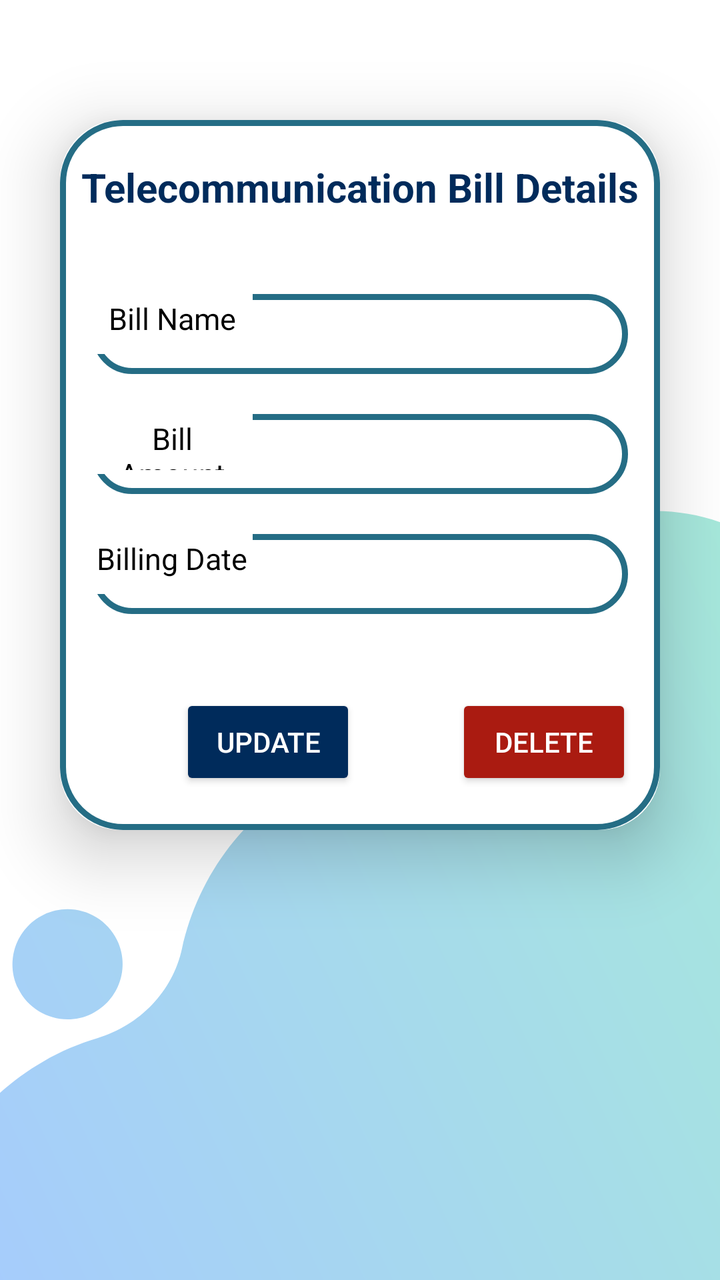
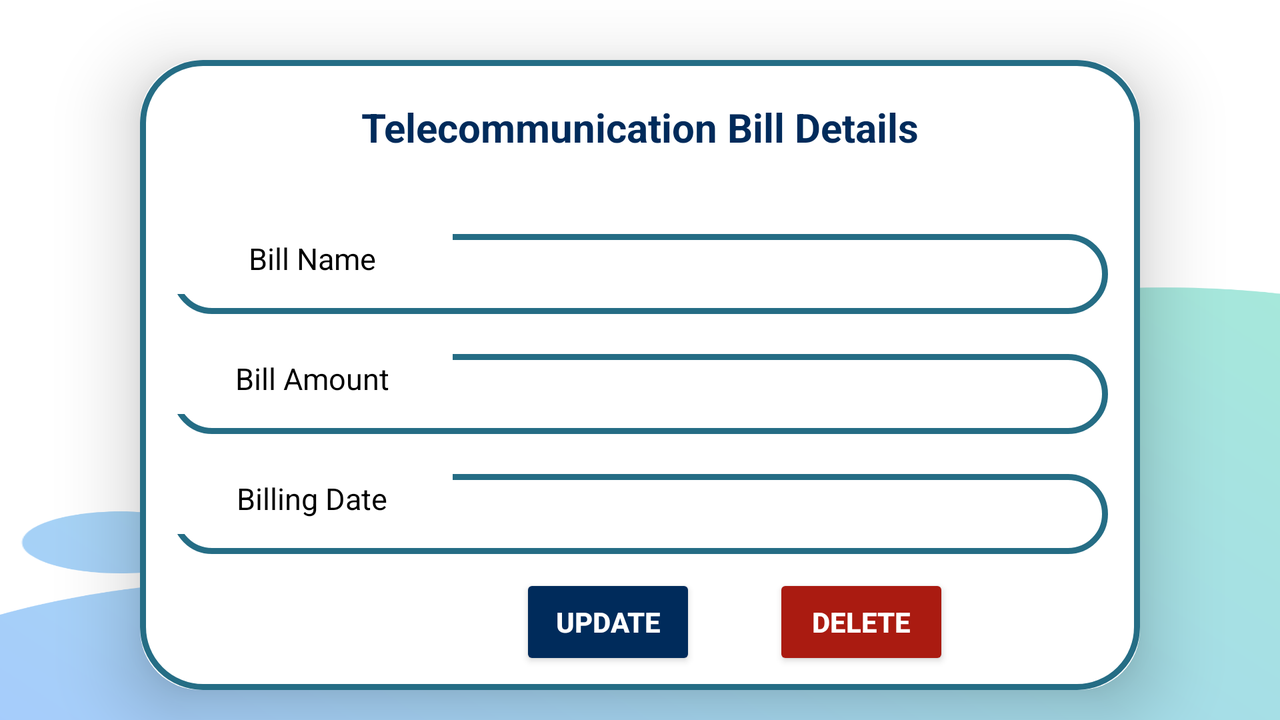

Two renders of one Android screen. The first uses the default layout on a phone; the second uses the alternative layout the repository ships for a different screen configuration, on a matching device. The two XML files are below.
<!-- AndroidManifest.xml: application theme Theme.PersonalFinanceManagementApp -->
<!-- res/layout/activity_telecommunication_details.xml -->
<?xml version="1.0" encoding="utf-8"?>
<ScrollView
    xmlns:android="http://schemas.android.com/apk/res/android"
    xmlns:app="http://schemas.android.com/apk/res-auto"
    xmlns:tools="http://schemas.android.com/tools"
    android:layout_width="match_parent"
    android:layout_height="match_parent"
    android:background="@drawable/page_bg">

    <androidx.cardview.widget.CardView
        xmlns:android="http://schemas.android.com/apk/res/android"
        xmlns:app="http://schemas.android.com/apk/res-auto"
        xmlns:tools="http://schemas.android.com/tools"
        android:layout_width="match_parent"
        android:layout_height="wrap_content"
        android:layout_marginTop="60dp"
        android:layout_marginEnd="30dp"
        android:layout_marginStart="30dp"
        app:cardCornerRadius="30dp"
        app:cardElevation="20dp">


        <LinearLayout
            android:id="@+id/linearLayout"
            android:layout_width="match_parent"
            android:layout_height="wrap_content"
            app:layout_constraintStart_toStartOf="parent"
            app:layout_constraintTop_toTopOf="parent"
            app:layout_constraintEnd_toEndOf="parent"
            android:orientation="vertical"
            android:background="@drawable/cardview_boarder">

            <TextView
                android:id="@+id/billTopic"
                android:layout_width="match_parent"
                android:layout_height="wrap_content"
                android:layout_gravity="center"
                android:gravity="center"
                android:layout_marginTop="20dp"
                android:text="Telecommunication Bill Details"
                android:textColor="@color/darkBlue"
                android:textStyle="bold"
                android:textSize="20sp" />


            <LinearLayout
                android:id="@+id/id_lin"
                android:layout_width="match_parent"
                android:layout_height="40dp"
                android:layout_marginLeft="16dp"
                android:layout_marginTop="40dp"
                android:layout_marginRight="16dp"
                android:layout_marginBottom="10dp"
                android:background="@drawable/cardview_boarder"
                android:weightSum="2">

                <LinearLayout
                    android:layout_width="0dp"
                    android:layout_height="30dp"
                    android:layout_weight="0.6"
                    android:background="@color/white">

                    <TextView
                        android:layout_width="match_parent"
                        android:layout_height="wrap_content"
                        android:layout_gravity="left"
                        android:gravity="center"
                        android:paddingLeft="2dp"
                        android:paddingTop="2dp"
                        android:paddingRight="2dp"
                        android:paddingBottom="2dp"
                        android:text="Bill Name"
                        android:textColor="@color/black"
                        android:textSize="15sp" />

                </LinearLayout>

                <LinearLayout
                    android:layout_width="0dp"
                    android:layout_height="match_parent"
                    android:layout_weight="1.4">

                    <TextView
                        android:id="@+id/TelebillName"
                        android:layout_width="match_parent"
                        android:layout_height="wrap_content"
                        android:layout_gravity="center"
                        android:gravity="center"
                        android:text=""
                        android:textColor="@color/black"
                        android:textSize="15sp" />

                </LinearLayout>


            </LinearLayout>


            <LinearLayout
                android:id="@+id/contact_lin"
                android:layout_width="match_parent"
                android:layout_height="40dp"
                android:layout_marginLeft="16dp"
                android:layout_marginTop="10dp"
                android:layout_marginRight="16dp"
                android:layout_marginBottom="10dp"
                android:background="@drawable/cardview_boarder"
                android:weightSum="2">

                <LinearLayout
                    android:layout_width="0dp"
                    android:layout_height="30dp"
                    android:layout_weight="0.6"
                    android:background="@color/white">

                    <TextView
                        android:layout_width="match_parent"
                        android:layout_height="wrap_content"
                        android:layout_gravity="left"
                        android:gravity="center"
                        android:paddingLeft="2dp"
                        android:paddingTop="2dp"
                        android:paddingRight="2dp"
                        android:paddingBottom="2dp"
                        android:text="Bill Amount"
                        android:textColor="@color/black"
                        android:textSize="15sp" />

                </LinearLayout>

                <LinearLayout
                    android:layout_width="0dp"
                    android:layout_height="match_parent"
                    android:layout_weight="1.4">

                    <TextView
                        android:id="@+id/TelebillAmount"
                        android:layout_width="match_parent"
                        android:layout_height="wrap_content"
                        android:layout_gravity="center"
                        android:gravity="center"
                        android:text=""
                        android:textColor="@color/black"
                        android:textSize="15sp" />

                </LinearLayout>


            </LinearLayout>

            <LinearLayout

                android:layout_width="match_parent"
                android:layout_height="40dp"
                android:layout_marginLeft="16dp"
                android:layout_marginTop="10dp"
                android:layout_marginRight="16dp"
                android:layout_marginBottom="10dp"
                android:background="@drawable/cardview_boarder"
                android:weightSum="2">

                <LinearLayout
                    android:layout_width="0dp"
                    android:layout_height="30dp"
                    android:layout_weight="0.6"
                    android:background="@color/white">

                    <TextView
                        android:layout_width="match_parent"
                        android:layout_height="wrap_content"
                        android:layout_gravity="left"
                        android:gravity="center"
                        android:paddingLeft="2dp"
                        android:paddingTop="2dp"
                        android:paddingRight="2dp"
                        android:paddingBottom="2dp"
                        android:text="Billing Date"
                        android:textColor="@color/black"
                        android:textSize="15sp" />

                </LinearLayout>

                <LinearLayout
                    android:layout_width="0dp"
                    android:layout_height="match_parent"
                    android:layout_weight="1.4">

                    <TextView
                        android:id="@+id/TelebillDate"
                        android:layout_width="match_parent"
                        android:layout_height="wrap_content"
                        android:layout_gravity="center"
                        android:gravity="center"
                        android:text=""
                        android:textColor="@color/black"
                        android:textSize="15sp" />

                </LinearLayout>


            </LinearLayout>


            <LinearLayout
                android:layout_width="match_parent"
                android:layout_height="match_parent"
                android:orientation="horizontal"
                android:layout_marginLeft="10dp"
                android:layout_marginRight="10dp">

                <Button
                    android:id="@+id/btnUpdate"
                    android:layout_width="wrap_content"
                    android:layout_height="wrap_content"
                    android:layout_marginTop="30dp"
                    android:layout_marginLeft="50dp"
                    android:layout_marginBottom="20dp"
                    android:backgroundTint="@color/darkBlue"
                    android:textColor="@color/white"
                    android:text="Update" />

                <Button
                    android:id="@+id/btnDelete"
                    android:layout_width="wrap_content"
                    android:layout_height="wrap_content"
                    android:layout_marginTop="30dp"
                    android:layout_marginLeft="50dp"
                    android:layout_marginBottom="20dp"
                    android:text="Delete"
                    android:backgroundTint="@color/redN"
                    android:textColor="@color/white"/>
            </LinearLayout>


        </LinearLayout>

    </androidx.cardview.widget.CardView>
</ScrollView>
<!-- resources referenced by this layout -->
<resources>
  <color name="black">#FF000000</color>
  <color name="darkBlue">#002B5B</color>
  <color name="redN">#AA1B11</color>
  <color name="white">#FFFFFFFF</color>
  <!-- drawable cardview_boarder (drawable) -->
  <?xml version="1.0" encoding="utf-8"?>
  <shape xmlns:android="http://schemas.android.com/apk/res/android"
      xmlns:tools="http://schemas.android.com/tools"
      android:shape="rectangle">
  
      <stroke
          android:width="3dp"
          android:color="@color/Teal"/>
  
      <corners
          android:radius="30dp" />
  
  </shape>
  <!-- drawable page_bg: png bitmap (drawable, 64129 bytes) -->
  <style name="Theme.PersonalFinanceManagementApp" parent="Theme.AppCompat.Light.NoActionBar">
          
          <item name="colorPrimary">@color/darkBlue</item>
          <item name="colorPrimaryVariant">@color/darkBlue</item>
          <item name="colorOnPrimary">@color/white</item>
          
          <item name="colorSecondary">@color/teal_200</item>
          <item name="colorSecondaryVariant">@color/teal_700</item>
          <item name="colorOnSecondary">@color/black</item>
          
          <item name="android:statusBarColor">?attr/colorPrimaryVariant</item>
          
  
  
      </style>
  <color name="Teal">#256D85</color>
  <color name="teal_200">#FF03DAC5</color>
  <color name="teal_700">#FF018786</color>
</resources>
<!-- res/layout-land/activity_telecommunication_details.xml (the author's variant of the layout above) -->
<!-- drawn on the phone turned sideways -->
<?xml version="1.0" encoding="utf-8"?>
<ScrollView
    xmlns:android="http://schemas.android.com/apk/res/android"
    xmlns:app="http://schemas.android.com/apk/res-auto"
    xmlns:tools="http://schemas.android.com/tools"
    android:layout_width="match_parent"
    android:layout_height="match_parent"
    android:background="@drawable/page_bg">

    <androidx.cardview.widget.CardView
        xmlns:android="http://schemas.android.com/apk/res/android"
        xmlns:app="http://schemas.android.com/apk/res-auto"
        xmlns:tools="http://schemas.android.com/tools"
        android:layout_width="500dp"
        android:layout_height="wrap_content"
        android:layout_marginTop="30dp"
        android:layout_marginEnd="30dp"
        android:layout_marginStart="30dp"
        android:layout_gravity="center_horizontal"
        app:cardCornerRadius="30dp"
        app:cardElevation="20dp">


        <LinearLayout
            android:id="@+id/linearLayout"
            android:layout_width="match_parent"
            android:layout_height="wrap_content"
            app:layout_constraintStart_toStartOf="parent"
            app:layout_constraintTop_toTopOf="parent"
            app:layout_constraintEnd_toEndOf="parent"
            android:orientation="vertical"
            android:background="@drawable/cardview_boarder">

            <TextView
                android:id="@+id/billTopic"
                android:layout_width="match_parent"
                android:layout_height="wrap_content"
                android:layout_gravity="center"
                android:gravity="center"
                android:layout_marginTop="20dp"
                android:text="Telecommunication Bill Details"
                android:textColor="@color/darkBlue"
                android:textStyle="bold"
                android:textSize="20sp" />


            <LinearLayout
                android:id="@+id/id_lin"
                android:layout_width="match_parent"
                android:layout_height="40dp"
                android:layout_marginLeft="16dp"
                android:layout_marginTop="40dp"
                android:layout_marginRight="16dp"
                android:layout_marginBottom="10dp"
                android:background="@drawable/cardview_boarder"
                android:weightSum="2">

                <LinearLayout
                    android:layout_width="0dp"
                    android:layout_height="30dp"
                    android:layout_weight="0.6"
                    android:background="@color/white">

                    <TextView
                        android:layout_width="match_parent"
                        android:layout_height="wrap_content"
                        android:layout_gravity="left"
                        android:gravity="center"
                        android:paddingLeft="2dp"
                        android:paddingTop="2dp"
                        android:paddingRight="2dp"
                        android:paddingBottom="2dp"
                        android:text="Bill Name"
                        android:textColor="@color/black"
                        android:textSize="15sp" />

                </LinearLayout>

                <LinearLayout
                    android:layout_width="0dp"
                    android:layout_height="match_parent"
                    android:layout_weight="1.4">

                    <TextView
                        android:id="@+id/TelebillName"
                        android:layout_width="match_parent"
                        android:layout_height="wrap_content"
                        android:layout_gravity="center"
                        android:gravity="center"
                        android:text=""
                        android:textColor="@color/black"
                        android:textSize="15sp" />

                </LinearLayout>


            </LinearLayout>


            <LinearLayout
                android:id="@+id/contact_lin"
                android:layout_width="match_parent"
                android:layout_height="40dp"
                android:layout_marginLeft="16dp"
                android:layout_marginTop="10dp"
                android:layout_marginRight="16dp"
                android:layout_marginBottom="10dp"
                android:background="@drawable/cardview_boarder"
                android:weightSum="2">

                <LinearLayout
                    android:layout_width="0dp"
                    android:layout_height="30dp"
                    android:layout_weight="0.6"
                    android:background="@color/white">

                    <TextView
                        android:layout_width="match_parent"
                        android:layout_height="wrap_content"
                        android:layout_gravity="left"
                        android:gravity="center"
                        android:paddingLeft="2dp"
                        android:paddingTop="2dp"
                        android:paddingRight="2dp"
                        android:paddingBottom="2dp"
                        android:text="Bill Amount"
                        android:textColor="@color/black"
                        android:textSize="15sp" />

                </LinearLayout>

                <LinearLayout
                    android:layout_width="0dp"
                    android:layout_height="match_parent"
                    android:layout_weight="1.4">

                    <TextView
                        android:id="@+id/TelebillAmount"
                        android:layout_width="match_parent"
                        android:layout_height="wrap_content"
                        android:layout_gravity="center"
                        android:gravity="center"
                        android:text=""
                        android:textColor="@color/black"
                        android:textSize="15sp" />

                </LinearLayout>


            </LinearLayout>

            <LinearLayout

                android:layout_width="match_parent"
                android:layout_height="40dp"
                android:layout_marginLeft="16dp"
                android:layout_marginTop="10dp"
                android:layout_marginRight="16dp"
                android:layout_marginBottom="10dp"
                android:background="@drawable/cardview_boarder"
                android:weightSum="2">

                <LinearLayout
                    android:layout_width="0dp"
                    android:layout_height="30dp"
                    android:layout_weight="0.6"
                    android:background="@color/white">

                    <TextView
                        android:layout_width="match_parent"
                        android:layout_height="wrap_content"
                        android:layout_gravity="left"
                        android:gravity="center"
                        android:paddingLeft="2dp"
                        android:paddingTop="2dp"
                        android:paddingRight="2dp"
                        android:paddingBottom="2dp"
                        android:text="Billing Date"
                        android:textColor="@color/black"
                        android:textSize="15sp" />

                </LinearLayout>

                <LinearLayout
                    android:layout_width="0dp"
                    android:layout_height="match_parent"
                    android:layout_weight="1.4">

                    <TextView
                        android:id="@+id/TelebillDate"
                        android:layout_width="match_parent"
                        android:layout_height="wrap_content"
                        android:layout_gravity="center"
                        android:gravity="center"
                        android:text=""
                        android:textColor="@color/black"
                        android:textSize="15sp" />

                </LinearLayout>


            </LinearLayout>


            <LinearLayout
                android:layout_width="match_parent"
                android:layout_height="match_parent"
                android:orientation="horizontal"
                android:layout_marginLeft="10dp"
                android:layout_marginRight="10dp">

                <androidx.constraintlayout.widget.ConstraintLayout
                    android:layout_width="match_parent"
                    android:layout_height="wrap_content"
                    android:layout_marginBottom="10dp">

                    <Button
                        android:id="@+id/btnUpdate"
                        android:layout_width="wrap_content"
                        android:layout_height="wrap_content"
                        android:layout_marginStart="180dp"
                        android:text="Update"
                        android:textColor="@color/white"
                        android:textStyle="bold"
                        android:backgroundTint="@color/darkBlue"
                        app:layout_constraintBottom_toBottomOf="parent"
                        app:layout_constraintStart_toStartOf="parent"
                        app:layout_constraintTop_toTopOf="parent"
                        app:layout_constraintVertical_bias="0.0" />

                    <Button
                        android:id="@+id/btnDelete"
                        android:layout_width="wrap_content"
                        android:layout_height="wrap_content"
                        android:backgroundTint="@color/redN"
                        android:text="Delete"
                        android:textColor="@color/white"
                        android:textStyle="bold"
                        app:layout_constraintBottom_toBottomOf="parent"
                        app:layout_constraintEnd_toEndOf="parent"
                        app:layout_constraintHorizontal_bias="0.311"
                        app:layout_constraintStart_toEndOf="@+id/btnUpdate"
                        app:layout_constraintTop_toTopOf="parent"
                        app:layout_constraintVertical_bias="0.0" />
                </androidx.constraintlayout.widget.ConstraintLayout>
            </LinearLayout>


        </LinearLayout>

    </androidx.cardview.widget.CardView>
</ScrollView>
